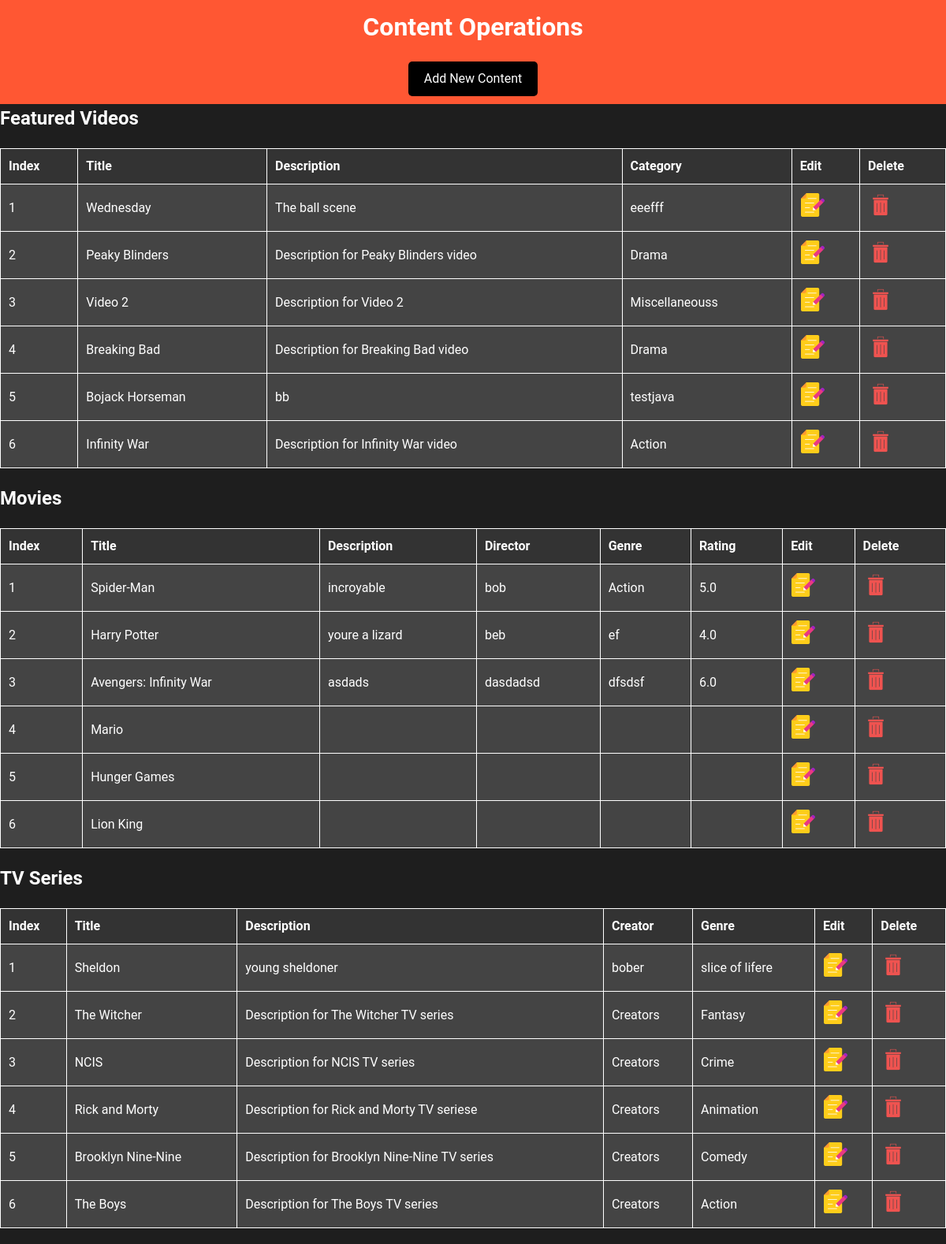
The app's page /admin.php with its own data.
### tables this page shows
CREATE TABLE `featured_videos` (
  `id` int(11) NOT NULL,
  `title` varchar(255) NOT NULL,
  `description` text DEFAULT NULL,
  `video_url` varchar(255) NOT NULL,
  `thumbnail_url` varchar(255) DEFAULT NULL,
  `category` varchar(100) DEFAULT NULL,
  `is_featured` tinyint(1) DEFAULT 0
);

CREATE TABLE `movies` (
  `id` int(11) NOT NULL,
  `title` varchar(255) NOT NULL,
  `description` text DEFAULT NULL,
  `release_year` int(11) DEFAULT NULL,
  `director` varchar(255) DEFAULT NULL,
  `genre` varchar(100) DEFAULT NULL,
  `rating` decimal(3,1) DEFAULT NULL,
  `thumbnail_url` varchar(255) DEFAULT NULL
);

CREATE TABLE `tv_series` (
  `id` int(11) NOT NULL,
  `title` varchar(255) NOT NULL,
  `description` text DEFAULT NULL,
  `creator` varchar(255) DEFAULT NULL,
  `genre` varchar(100) DEFAULT NULL,
  `thumbnail_url` varchar(255) DEFAULT NULL
);

### admin.php (the view, shortened to what this page needs)
<?php
$servername = "localhost";
$username = "root";
$password = "";
$dbname = "videos4free";
$conn = new mysqli($servername, $username, $password, $dbname);
$query_featured_videos = "SELECT * FROM featured_videos";
$result_featured_videos = $conn->query($query_featured_videos);
$query_movies = "SELECT * FROM movies";
$result_movies = $conn->query($query_movies);
$query_tv_series = "SELECT * FROM tv_series";
$result_tv_series = $conn->query($query_tv_series);
?>
<!DOCTYPE html>
<html lang="en">
<head>
    <link href="//maxcdn.bootstrapcdn.com/font-awesome/4.1.0/css/font-awesome.min.css" rel="stylesheet">
    <link href="admin_style.css" rel="stylesheet">
</head>
<body>
    <div class="content">
        <header>
            <h1>Content Operations</h1>
            <a href="add.php" class="add-button">Add New Content</a>
        </header>
        <div id="featured-videos">
            <h2>Featured Videos</h2>
            <table>
                <tr>
                    <th>Index</th>
                    <th>Title</th>
                    <th>Description</th>
                    <th>Category</th>
                    <th>Edit</th>
                    <th>Delete</th>
                </tr>
                <?php
                $index_featured_videos = 1;
                if ($result_featured_videos->num_rows > 0) {
                    while ($row = $result_featured_videos->fetch_assoc()) {
                        echo "<tr>";
                        echo "<td>" . $index_featured_videos++ . "</td>";
                        echo "<td>" . $row["title"] . "</td>";
                        echo "<td>" . $row["description"] . "</td>";
                        echo "<td>" . $row["category"] . "</td>";
                        echo "<td><a href='modify_featured_video.php?id=" . $row['id'] . "'><img src='images/edit.png' alt='edit icon' width='32px'></a></td>";
                        echo "<td><a href='delete.php?id=" . $row['id'] . "'><img src='images/delete.png' alt='delete icon' width='32px'></a></td>";
                        echo "</tr>";
                    }
                } else {
                    echo "<tr><td colspan='8'>No featured videos available.</td></tr>";
                }
                ?>
            </table>
        </div>
        <div id="movies">
            <h2>Movies</h2>
            <table>
                <tr>
                    <th>Index</th>
                    <th>Title</th>
                    <th>Description</th>
                    <th>Director</th>
                    <th>Genre</th>
                    <th>Rating</th>
                    <th>Edit</th>
                    <th>Delete</th>
                </tr>
                <?php
                $index_movies = 1;
                if ($result_movies->num_rows > 0) {
                    while ($row = $result_movies->fetch_assoc()) {
                        echo "<tr>";
                        echo "<td>" . $index_movies++ . "</td>";
                        echo "<td>" . $row["title"] . "</td>";
                        echo "<td>" . $row["description"] . "</td>";
                        echo "<td>" . $row["director"] . "</td>";
                        echo "<td>" . $row["genre"] . "</td>";
                        echo "<td>" . $row["rating"] . "</td>";
                        echo "<td><a href='modify_movie.php?id=" . $row['id'] . "'><img src='images/edit.png' alt='edit icon' width='32px'></a></td>";
                        echo "<td><a href='delete.php?id=" . $row['id'] . "'><img src='images/delete.png' alt='delete icon' width='32px'></a></td>";
                        echo "</tr>";
                    }
                } else {
                    echo "<tr><td colspan='8'>No movies available.</td></tr>";
                }
                ?>
            </table>
        </div>
        <div id="tv-series">
            <h2>TV Series</h2>
            <table>
                <tr>
                    <th>Index</th>
                    <th>Title</th>
                    <th>Description</th>
                    <th>Creator</th>
                    <th>Genre</th>
                    <th>Edit</th>
                    <th>Delete</th>
                </tr>
                <?php
                $index_tv_series = 1;
                if ($result_tv_series->num_rows > 0) {
                    while ($row = $result_tv_series->fetch_assoc()) {
                        echo "<tr>";
                        echo "<td>" . $index_tv_series++ . "</td>";
                        echo "<td>" . $row["title"] . "</td>";
                        echo "<td>" . $row["description"] . "</td>";
                        echo "<td>" . $row["creator"] . "</td>";
                        echo "<td>" . $row["genre"] . "</td>";
                        echo "<td><a href='modify_tv_series.php?id=" . $row['id'] . "'><img src='images/edit.png' alt='edit icon' width='32px'></a></td>";
                        echo "<td><a href='delete.php?id=" . $row['id'] . "'><img src='images/delete.png' alt='delete icon' width='32px'></a></td>";
                        echo "</tr>";
                    }
                } else {
                    echo "<tr><td colspan='8'>No TV series available.</td></tr>";
                }
                ?>
            </table>
        </div>
    </div>
</body>
</html>

### admin_style.css (style rules this page uses)
* { box-sizing: border-box; margin: 0; padding: 0; }
body { font-family: 'Roboto', sans-serif; line-height: 1.5; color: #FFFFFF; background-color: rgb(30, 30, 30); }
header { background-color: #FF5733; padding: 10px; text-align: center; }
h1, h2, h3 { margin-bottom: 20px; }
.add-button { display: inline-block; padding: 10px 20px; background-color: black; color: white; text-decoration: none; border: none; border-radius: 5px; cursor: pointer; }
table { width: 100%; border-collapse: collapse; margin-bottom: 20px; border: 1px solid #FFFFFF; }
th, td { padding: 10px; border: 1px solid #FFFFFF; text-align: left; }
th { background-color: #333333; }
td { background-color: #444444; }

### records on screen
featured_videos: title "Wednesday", description "The ball scene", category "eeefff"
featured_videos: title "Peaky Blinders", description "Description for Peaky Blinders video", category "Drama"
featured_videos: title "Video 2", description "Description for Video 2", category "Miscellaneouss"
featured_videos: title "Breaking Bad", description "Description for Breaking Bad video", category "Drama"
featured_videos: title "Bojack Horseman", description "bb", category "testjava"
featured_videos: title "Infinity War", description "Description for Infinity War video", category "Action"
movies: title "Spider-Man", description "incroyable", director "bob", genre "Action", rating "5.0"
movies: title "Harry Potter", description "youre a lizard", director "beb", genre "ef", rating "4.0"
movies: title "Avengers: Infinity War", description "asdads", director "dasdadsd", genre "dfsdsf", rating "6.0"
movies: title "Mario"
movies: title "Hunger Games"
movies: title "Lion King"
tv_series: title "Sheldon", description "young sheldoner", creator "bober", genre "slice of lifere"
tv_series: title "The Witcher", description "Description for The Witcher TV series", creator "Creators", genre "Fantasy"
tv_series: title "NCIS", description "Description for NCIS TV series", creator "Creators", genre "Crime"
tv_series: title "Rick and Morty", description "Description for Rick and Morty TV seriese", creator "Creators", genre "Animation"
tv_series: title "Brooklyn Nine-Nine", description "Description for Brooklyn Nine-Nine TV series", creator "Creators", genre "Comedy"
tv_series: title "The Boys", description "Description for The Boys TV series", creator "Creators", genre "Action"
